Frame 1 (no input): blank canvas, image omitted
Frame 60 (no input): blank canvas, image omitted
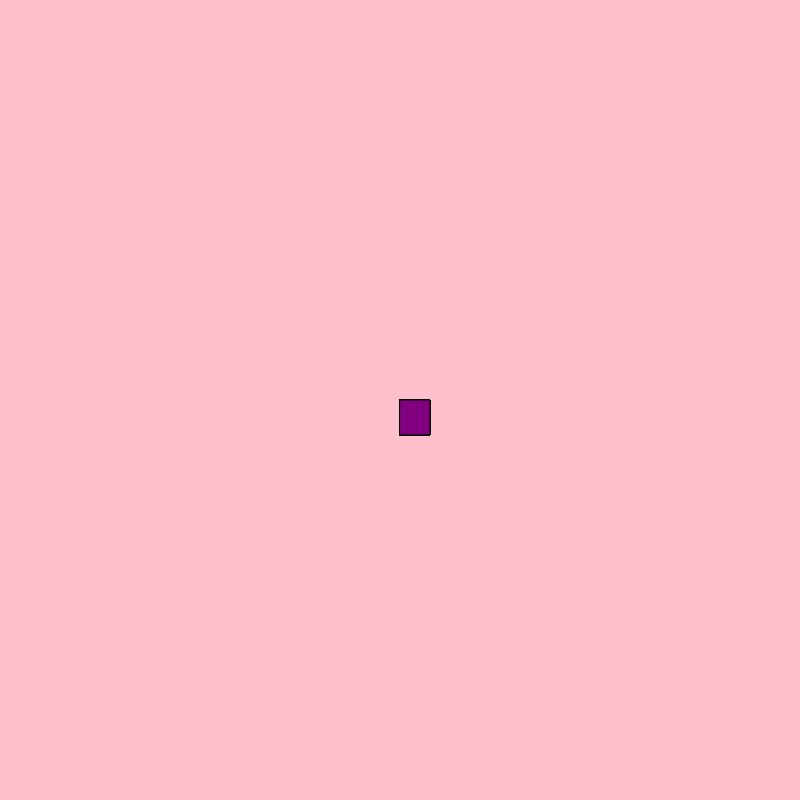
Frame 120 (the mouse pressed at the canvas centre since frame 60)

The p5.js sketch whose frames 1 and 60 were blank and that drew this single picture after the mouse press (run headless with seeded random() and noise() and a simulated clock; from frame 60 on, the mouse is pressed at the canvas centre):

// p5.js sketch
// ── sketch.js
function setup() {
    createCanvas(800, 800);
   background("pink");
  }
  
  function draw() {
   //console.log(mouseIsPressed)
    
    
    fill("purple")
    stroke(0)
    
      if(mouseIsPressed){ 
    
    rect(mouseX,mouseY,30,35);
    
  
  }
  }
